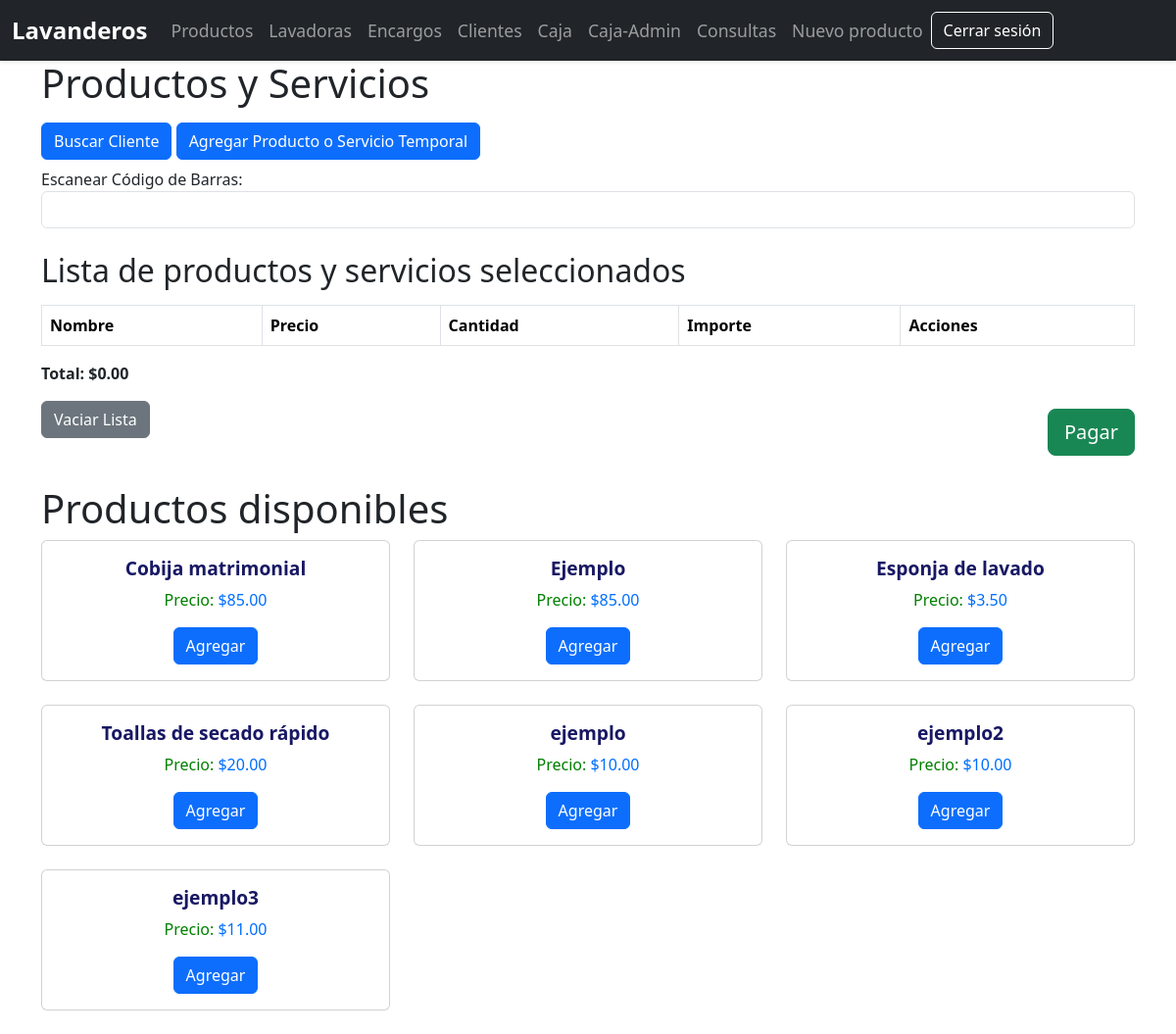
The page /productos/ (signed in) on the database its author committed.
### pos/models.py (models this page shows)
class Producto(models.Model):
    nombre = models.CharField(max_length=100)
    precio = models.DecimalField(max_digits=10, decimal_places=2)
    codigo_barras = models.CharField(max_length=100)

### pos/views.py (the view)
# urls.py: path('productos/', views.productos, name='productos'),
@login_required
def productos(request):
    productos = Producto.objects.all().order_by('nombre')
    clientes = Cliente.objects.all().order_by('nombre')
    return render(request, 'productos.html', {'productos': productos, 'clientes': clientes})

### pos/templates/productos.html (shortened to what this page needs)
<!DOCTYPE html>
<html lang="es">
<head>
</head>
<body>
    {% include 'layouts/navbar.html' %}
    <div class="container mt-7">
        <h1>Productos y Servicios</h1>
        <button class="btn btn-primary mt-2" id="buscarCliente" type="button" data-bs-toggle="modal" data-bs-target="#modalBuscarCliente">Buscar Cliente</button>
        <button class="btn btn-primary mt-2" id='temporal' type="button" onclick="toggleFormularioTemporal()">Agregar Producto o Servicio Temporal</button>
        <div class="form-group">
            <label for="codigoBarras">Escanear Código de Barras:</label>
            <input type="text" id="codigoBarras" class="form-control">
        </div>
        <h2 class="mt-4">Lista de productos y servicios seleccionados</h2>
        <div class="table-responsive">
            <table class="table table-bordered mt-2" id="lista-productos">
                <thead>
                    <tr>
                        <th>Nombre</th>
                        <th>Precio</th>
                        <th>Cantidad</th>
                        <th>Importe</th>
                        <th>Acciones</th>
                    </tr>
                </thead>
            </table>
        </div>
        <p class="total" id="totalprecio">Total: $0.00</p>
        <button type="submit" class="btn btn-success mt-2 float-end btn-lg" id="pagar" onclick="realizarPago()">Pagar</button>
        <button type="submit" name="vaciar_lista" class="btn btn-secondary">Vaciar Lista</button>
    </div>
    <div class="container mt-5">
        <h1>Productos disponibles</h1>
        <div class="row">
            {% for producto in productos %}
                <div class="col-md-4 mb-4">
                    <div class="card">
                        <div class="card-body text-center">
                            <h5 class="card-title">
                                <span class="color-blue">
                                    {{ producto.nombre }}
                                </span>
                            </h5>
                            <p class="card-text">
                                <span class="color-green"> Precio: </span>
                                <span class="color-price">${{ producto.precio }}</span>
                            </p>
                            <button class="btn btn-primary agregar-producto" data-nombre="{{ producto.nombre }}" data-precio="{{ producto.precio }}">Agregar</button>
                        </div>
                    </div>
                </div>
            {% endfor %}
        </div>
    </div>
</body>
</html>

### pos/templates/productos.html (style rules this page uses)
.table th, .table td { vertical-align: middle; }
.total { font-weight: bold; }
.mt-7, .my-7 { margin-top: 3.8rem !important; }
.color-blue { color: #181864; font-weight: bold; font-size: 1.2rem; }
.color-green { color: #008000; }
.color-price { color: rgb(0, 110, 255); }

### pos/templates/layouts/navbar.html (style rules this page uses)
.mt-7, .my-7 { margin-top: 3.8rem !important; }

### rows shown on the page
Producto: nombre "Cobija matrimonial", precio "85.00"
Producto: nombre "Ejemplo", precio "85.00"
Producto: nombre "Esponja de lavado", precio "3.50"
Producto: nombre "Toallas de secado rápido", precio "20.00"
Producto: nombre "ejemplo", precio "10.00"
Producto: nombre "ejemplo2", precio "10.00"
Producto: nombre "ejemplo3", precio "11.00"
